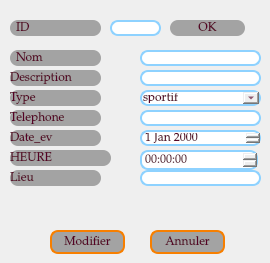
           <widget class="QWidget" name="tab_2">
            <attribute name="title">
             <string>Mise a Jour</string>
            </attribute>
            <widget class="QPushButton" name="pushButton_annuler_2">
             <property name="geometry">
              <rect>
               <x>150</x>
               <y>230</y>
               <width>75</width>
               <height>24</height>
              </rect>
             </property>
             <property name="styleSheet">
              <string notr="true">background-color:#A3A3A3;
color: rgb(86, 1, 38);
padding: 1px;
border-style: solid;
border: 2px solid #f77f00;
border-radius: 8px;
font-size: 12px;
font-family: Palatino Linotype;</string>
             </property>
             <property name="text">
              <string>Annuler</string>
             </property>
            </widget>
            <widget class="QPushButton" name="pushButton_ok">
             <property name="geometry">
              <rect>
               <x>170</x>
               <y>20</y>
               <width>75</width>
               <height>16</height>
              </rect>
             </property>
             <property name="styleSheet">
              <string notr="true">background-color:#A3A3A3;
color: rgb(86, 1, 38);
border-radius: 8px;
font-size: 12px;
font-family: Palatino Linotype;
border:none;</string>
             </property>
             <property name="text">
              <string>OK</string>
             </property>
            </widget>
            <widget class="QLineEdit" name="lineEdit_id_2">
             <property name="geometry">
              <rect>
               <x>110</x>
               <y>20</y>
               <width>51</width>
               <height>16</height>
              </rect>
             </property>
             <property name="styleSheet">
              <string notr="true">
color: rgb(86, 1, 38);
padding: 1px;
border-style: solid;
border: 2px solid #8ed2ff;
border-radius: 8px;
font-size: 12px;
font-family: Palatino Linotype;</string>
             </property>
             <property name="text">
              <string/>
             </property>
            </widget>
            <widget class="QPushButton" name="button_modifier">
             <property name="geometry">
              <rect>
               <x>50</x>
               <y>230</y>
               <width>75</width>
               <height>24</height>
              </rect>
             </property>
             <property name="styleSheet">
              <string notr="true">background-color:#A3A3A3;
color: rgb(86, 1, 38);
padding: 1px;
border-style: solid;
border: 2px solid #f77f00;
border-radius: 8px;
font-size: 12px;
font-family: Palatino Linotype;
</string>
             </property>
             <property name="text">
              <string>Modifier</string>
             </property>
            </widget>
            <widget class="QLabel" name="label_id_2">
             <property name="geometry">
              <rect>
               <x>10</x>
               <y>20</y>
               <width>91</width>
               <height>16</height>
              </rect>
             </property>
             <property name="styleSheet">
              <string notr="true">background-color:#A3A3A3;
color: rgb(86, 1, 38);
border-radius: 8px;
font-size: 12px;
font-family: Palatino Linotype;</string>
             </property>
             <property name="text">
              <string>  ID</string>
             </property>
            </widget>
            <widget class="QLabel" name="label_nom_2">
             <property name="geometry">
              <rect>
               <x>10</x>
               <y>50</y>
               <width>91</width>
               <height>16</height>
              </rect>
             </property>
             <property name="styleSheet">
              <string notr="true">background-color:#A3A3A3;
color: rgb(86, 1, 38);
border-radius: 8px;
font-size: 12px;
font-family: Palatino Linotype;</string>
             </property>
             <property name="text">
              <string>  Nom</string>
             </property>
            </widget>
            <widget class="QLabel" name="label_description_2">
             <property name="geometry">
              <rect>
               <x>10</x>
               <y>70</y>
               <width>91</width>
               <height>16</height>
              </rect>
             </property>
             <property name="styleSheet">
              <string notr="true">background-color:#A3A3A3;
color: rgb(86, 1, 38);
border-radius: 8px;
font-size: 12px;
font-family: Palatino Linotype;</string>
             </property>
             <property name="text">
              <string>Description</string>
             </property>
            </widget>
            <widget class="QLabel" name="label_type_2">
             <property name="geometry">
              <rect>
               <x>10</x>
               <y>90</y>
               <width>91</width>
               <height>16</height>
              </rect>
             </property>
             <property name="styleSheet">
              <string notr="true">background-color:#A3A3A3;
color: rgb(86, 1, 38);
border-radius: 8px;
font-size: 12px;
font-family: Palatino Linotype;</string>
             </property>
             <property name="text">
              <string>Type</string>
             </property>
            </widget>
            <widget class="QLabel" name="label_lieu_2">
             <property name="geometry">
              <rect>
               <x>10</x>
               <y>110</y>
               <width>91</width>
               <height>16</height>
              </rect>
             </property>
             <property name="styleSheet">
              <string notr="true">background-color:#A3A3A3;
color: rgb(86, 1, 38);
border-radius: 8px;
font-size: 12px;
font-family: Palatino Linotype;</string>
             </property>
             <property name="text">
              <string>Telephone</string>
             </property>
            </widget>
            <widget class="QLabel" name="label_date">
             <property name="geometry">
              <rect>
               <x>10</x>
               <y>130</y>
               <width>91</width>
               <height>16</height>
              </rect>
             </property>
             <property name="styleSheet">
              <string notr="true">background-color:#A3A3A3;
color: rgb(86, 1, 38);
border-radius: 8px;
font-size: 12px;
font-family: Palatino Linotype;</string>
             </property>
             <property name="text">
              <string>Date_ev</string>
             </property>
            </widget>
            <widget class="QLabel" name="label_time">
             <property name="geometry">
              <rect>
               <x>10</x>
               <y>150</y>
               <width>101</width>
               <height>16</height>
              </rect>
             </property>
             <property name="styleSheet">
              <string notr="true">background-color:#A3A3A3;
color: rgb(86, 1, 38);
border-radius: 8px;
font-size: 12px;
font-family: Palatino Linotype;</string>
             </property>
             <property name="text">
              <string>HEURE</string>
             </property>
            </widget>
            <widget class="QLineEdit" name="lineEdit_nom_2">
             <property name="geometry">
              <rect>
               <x>140</x>
               <y>50</y>
               <width>121</width>
               <height>16</height>
              </rect>
             </property>
             <property name="styleSheet">
              <string notr="true">padding: 1px;
border-style: solid;
border: 2px solid #8ed2ff;
border-radius: 8px;
font-size: 12px;
font-family: Palatino Linotype;
color: rgb(86, 1, 38);</string>
             </property>
             <property name="text">
              <string/>
             </property>
            </widget>
            <widget class="QLineEdit" name="lineEdit_description_2">
             <property name="geometry">
              <rect>
               <x>140</x>
               <y>70</y>
               <width>121</width>
               <height>16</height>
              </rect>
             </property>
             <property name="styleSheet">
              <string notr="true">padding: 1px;
border-style: solid;
border: 2px solid #8ed2ff;
border-radius: 8px;
font-size: 12px;
font-family: Palatino Linotype;
color: rgb(86, 1, 38);</string>
             </property>
             <property name="text">
              <string/>
             </property>
            </widget>
            <widget class="QLineEdit" name="lineEdit_telephone_2">
             <property name="geometry">
              <rect>
               <x>140</x>
               <y>110</y>
               <width>121</width>
               <height>16</height>
              </rect>
             </property>
             <property name="styleSheet">
              <string notr="true">padding: 1px;
border-style: solid;
border: 2px solid  #8ed2ff;
border-radius: 8px;
font-size: 12px;
font-family: Palatino Linotype;
color: rgb(86, 1, 38);</string>
             </property>
             <property name="text">
              <string/>
             </property>
            </widget>
            <widget class="QDateEdit" name="dateEdit_date_ev_2">
             <property name="geometry">
              <rect>
               <x>140</x>
               <y>130</y>
               <width>121</width>
               <height>16</height>
              </rect>
             </property>
             <property name="styleSheet">
              <string notr="true">padding: 1px;
color: rgb(86, 1, 38);
border-style: solid;
border: 2px solid  #8ed2ff;
border-radius: 8px;
font-size: 12px;
font-family: Palatino Linotype;</string>
             </property>
            </widget>
            <widget class="QTimeEdit" name="timeEdit_heure_2">
             <property name="geometry">
              <rect>
               <x>140</x>
               <y>150</y>
               <width>118</width>
               <height>20</height>
              </rect>
             </property>
             <property name="styleSheet">
              <string notr="true">padding: 1px;
color: rgb(86, 1, 38);
border-style: solid;
border: 2px solid  #8ed2ff;
border-radius: 8px;
font-size: 12px;
font-family: Palatino Linotype;</string>
             </property>
            </widget>
            <widget class="QLabel" name="label_lieu_4">
             <property name="geometry">
              <rect>
               <x>10</x>
               <y>170</y>
               <width>91</width>
               <height>16</height>
              </rect>
             </property>
             <property name="styleSheet">
              <string notr="true">background-color:#A3A3A3;
color: rgb(86, 1, 38);
border-radius: 8px;
font-size: 12px;
font-family: Palatino Linotype;</string>
             </property>
             <property name="text">
              <string>Lieu</string>
             </property>
            </widget>
            <widget class="QLineEdit" name="lineEdit_lieu_2">
             <property name="geometry">
              <rect>
               <x>140</x>
               <y>170</y>
               <width>121</width>
               <height>16</height>
              </rect>
             </property>
             <property name="styleSheet">
              <string notr="true">padding: 1px;
border-style: solid;
border: 2px solid  #8ed2ff;
border-radius: 8px;
font-size: 12px;
font-family: Palatino Linotype;
color: rgb(86, 1, 38);</string>
             </property>
             <property name="text">
              <string/>
             </property>
            </widget>
            <widget class="QComboBox" name="lineEdit_type_2">
             <property name="geometry">
              <rect>
               <x>140</x>
               <y>90</y>
               <width>121</width>
               <height>16</height>
              </rect>
             </property>
             <property name="styleSheet">
              <string notr="true">padding: 1px;
border-style: solid;
border: 2px solid  #8ed2ff;
border-radius: 8px;
font-size: 12px;
font-family: Palatino Linotype;
color: rgb(86, 1, 38);</string>
             </property>
             <item>
              <property name="text">
               <string>sportif</string>
              </property>
             </item>
             <item>
              <property name="text">
               <string>promotion</string>
              </property>
             </item>
             <item>
              <property name="text">
               <string>musique</string>
              </property>
             </item>
            </widget>
           </widget>
